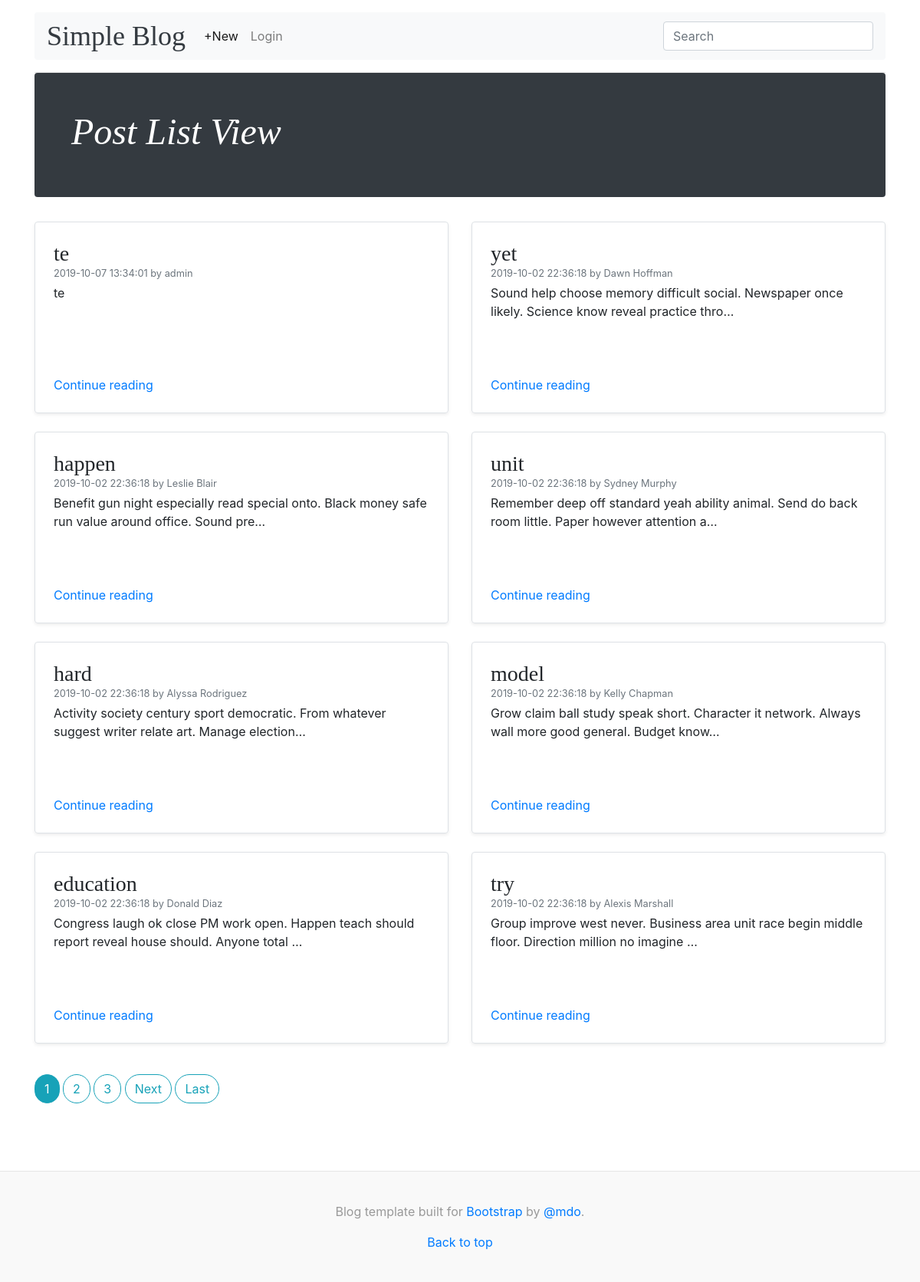
The app's page /blog/list/ with its own data.
### blog/models.py (models this page shows, shortened)
class Post(models.Model):
    title       = models.CharField(max_length=225)
    body        = models.TextField()
    create_at   = models.DateTimeField(auto_now_add=True)
    update_at   = models.DateTimeField(auto_now=True)
    author      = models.ForeignKey(get_user_model(), on_delete=models.CASCADE)
    class Meta:
        ordering = ['-create_at']
    def get_create_at(self):
        return self.create_at.strftime('%Y-%m-%d %H:%M:%S')
    def is_current(self):
        now = timezone.now()
        passed_date = now - timezone.timedelta(days=3)
        return self.create_at > passed_date

### blog/views.py (the view, shortened to what this page needs)
# urls.py: path('list/', views.PostListView.as_view(), name='post_list'),
class PostListView(ListView):
    model = Post
    paginate_by = 8
    def get_context_data(self, *args, **kwargs):
        context = super().get_context_data(*args, **kwargs)
        search_value = ''
        if 'search_value' in self.request.session:
            search_value = self.request.session['search_value']
        context['search_value'] = search_value
        return context
    def get_queryset(self):
        queryset = super(PostListView, self).get_queryset()
        if 'search_value' in self.request.session:
            keyword = self.request.session['search_value'].split(' ')
            for key in keyword:
                queryset = queryset.filter(Q(title__icontains=key) | Q(body__icontains=key))
        return queryset

### templates/blog/post_list.html (shortened to what this page needs)
{% extends 'blog/base.html' %}
{% block content_title %}Post List View{% endblock%}
{% block inner_content %}
  <div class="row mb-2">
    {% for post in object_list %}
    <div class="col-md-6">
      <div class="row no-gutters border rounded overflow-hidden flex-md-row mb-4 shadow-sm h-md-250 position-relative">
        <div class="col p-4 d-flex flex-column position-static">
          <h3 class="mb-0">{{ post.title }}</h3>
          <div class="mb-1 text-muted small">{{ post.get_create_at }} by {{ post.author }}</div>
          <p class="card-text mb-auto">{{ post.body|truncatechars:100 }}</p>
          <a href="{% url 'post_detail' post.id %}" class="stretched-link">Continue reading</a>
        </div>
      </div>
    </div>
    {% endfor %}
  </div>
  {% if is_paginated %}
    <nav class="blog-pagination mt-3">
    {% for num in page_obj.paginator.page_range %}
      {% if page_obj.number == num %}
        <a class="btn btn-info mb-4" href="?page={{ num }}">{{ num }}</a>
      {% elif num > page_obj.number|add:'-3' and num < page_obj.number|add:'3' %}
        <a class="btn btn-outline-info mb-4" href="?page={{ num }}">{{ num }}</a>
      {% endif %}
    {% endfor %}
    {% if page_obj.has_next %}
      <a class="btn btn-outline-info mb-4" href="?page={{ page_obj.next_page_number }}">Next</a>
      <a class="btn btn-outline-info mb-4" href="?page={{ page_obj.paginator.num_pages }}">Last</a>
    {% endif %}
    </nav>
  {% endif %}
{% endblock inner_content %}

### static/blog/css/blog.css (style rules this page uses)
body { word-wrap:break-word; }
h1, h2, h3, h4, h5, h6 { font-family: "Playfair Display", Georgia, "Times New Roman", serif; }
@media (min-width: 768px) { .h-md-250 { height: 250px; } }
.blog-pagination { margin-bottom: 4rem; }
.blog-pagination > .btn { border-radius: 2rem; }

### records on screen
Post: title "te", get_create_at "2019-10-07 13:34:01", author "admin", body "te"
Post: title "yet", get_create_at "2019-10-02 22:36:18", author "Dawn Hoffman", body "Sound help choose memory difficult social. Newspaper once likely. Science know reveal practice thro…"
Post: title "happen", get_create_at "2019-10-02 22:36:18", author "Leslie Blair", body "Benefit gun night especially read special onto. Black money safe run value around office. Sound pre…"
Post: title "unit", get_create_at "2019-10-02 22:36:18", author "Sydney Murphy", body "Remember deep off standard yeah ability animal. Send do back room little. Paper however attention a…"
Post: title "hard", get_create_at "2019-10-02 22:36:18", author "Alyssa Rodriguez", body "Activity society century sport democratic. From whatever suggest writer relate art. Manage election…"
Post: title "model", get_create_at "2019-10-02 22:36:18", author "Kelly Chapman", body "Grow claim ball study speak short. Character it network. Always wall more good general. Budget know…"
Post: title "education", get_create_at "2019-10-02 22:36:18", author "Donald Diaz", body "Congress laugh ok close PM work open. Happen teach should report reveal house should. Anyone total …"
Post: title "try", get_create_at "2019-10-02 22:36:18", author "Alexis Marshall", body "Group improve west never. Business area unit race begin middle floor. Direction million no imagine …"

### other values on screen
{{ num }} "1"
{{ num }} "2" "3"
